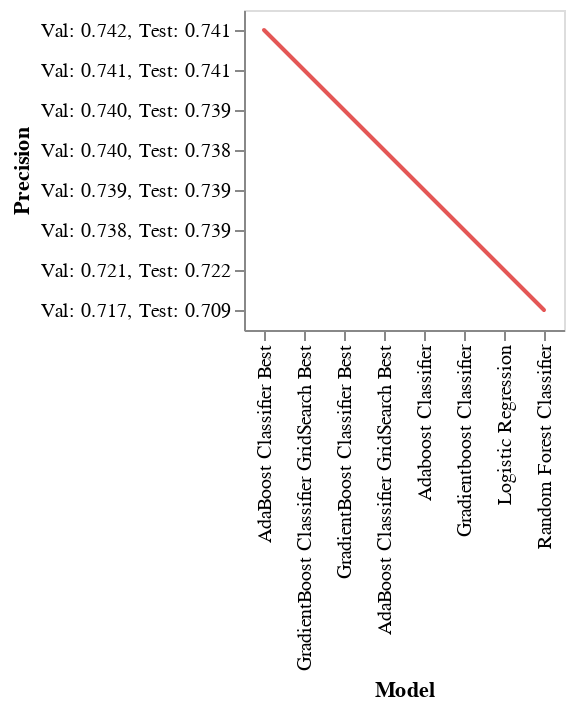

The notebook cell this image was saved under:
### Code cell
DeepnoteChart(sorted_results_df, """{"layer":[{"layer":[{"mark":{"clip":true,"type":"trail","color":"#e45756","tooltip":true},"encoding":{"x":{"sort":null,"type":"nominal","field":"Model","scale":{"type":"linear","zero":false}},"y":{"sort":null,"type":"nominal","field":"Precision","scale":{"type":"linear","zero":false}}}},{"mark":{"size":100,"type":"point","opacity":0,"tooltip":true},"encoding":{"x":{"sort":null,"type":"nominal","field":"Model","scale":{"type":"linear","zero":false}},"y":{"sort":null,"type":"nominal","field":"Precision","scale":{"type":"linear","zero":false}}}}]}],"title":"","config":{"legend":{}},"$schema":"https://vega.github.io/schema/vega-lite/v5.json","encoding":{}}""")

### Figure 1 — Vega-Lite specification as saved in the notebook (floating-point values rounded to 4 significant figures)
{"$schema": "https://vega.github.io/schema/vega-lite/v5.json", "config": {"legend": {}}, "data": {"values": [{"Accuracy": "Val: 0.736, Test: 0.735", "F1-Score": "Val: 0.734, Test: 0.734", "Model": "AdaBoost Classifier Best", "Precision": "Val: 0.742, Test: 0.741", "Recall": "Val: 0.736, Test: 0.735"}, {"Accuracy": "Val: 0.739, Test: 0.740", "F1-Score": "Val: 0.738, Test: 0.739", "Model": "GradientBoost Classifier GridSearch Best", "Precision": "Val: 0.741, Test: 0.741", "Recall": "Val: 0.739, Test: 0.740"}, {"Accuracy": "Val: 0.739, Test: 0.738", "F1-Score": "Val: 0.739, Test: 0.737", "Model": "GradientBoost Classifier Best", "Precision": "Val: 0.740, Test: 0.739", "Recall": "Val: 0.739, Test: 0.738"}, {"Accuracy": "Val: 0.735, Test: 0.733", "F1-Score": "Val: 0.734, Test: 0.732", "Model": "AdaBoost Classifier GridSearch Best", "Precision": "Val: 0.740, Test: 0.738", "Recall": "Val: 0.735, Test: 0.733"}, {"Accuracy": "Val: 0.734, Test: 0.735", "F1-Score": "Val: 0.733, Test: 0.733", "Model": "Adaboost Classifier", "Precision": "Val: 0.739, Test: 0.739", "Recall": "Val: 0.734, Test: 0.735"}, {"Accuracy": "Val: 0.737, Test: 0.738", "F1-Score": "Val: 0.736, Test: 0.738", "Model": "Gradientboost Classifier", "Precision": "Val: 0.738, Test: 0.739", "Recall": "Val: 0.737, Test: 0.738"}, {"Accuracy": "Val: 0.720, Test: 0.720", "F1-Score": "Val: 0.719, Test: 0.720", "Model": "Logistic Regression", "Precision": "Val: 0.721, Test: 0.722", "Recall": "Val: 0.720, Test: 0.720"}, {"Accuracy": "Val: 0.717, Test: 0.709", "F1-Score": "Val: 0.717, Test: 0.709", "Model": "Random Forest Classifier", "Precision": "Val: 0.717, Test: 0.709", "Recall": "Val: 0.717, Test: 0.709"}]}, "encoding": {}, "layer": [{"layer": [{"encoding": {"x": {"field": "Model", "scale": {"type": "linear", "zero": false}, "sort": null, "type": "nominal"}, "y": {"field": "Precision", "scale": {"type": "linear", "zero": false}, "sort": null, "type": "nominal"}}, "mark": {"clip": true, "color": "#e45756", "tooltip": true, "type": "trail"}}, {"encoding": {"x": {"field": "Model", "scale": {"type": "linear", "zero": false}, "sort": null, "type": "nominal"}, "y": {"field": "Precision", "scale": {"type": "linear", "zero": false}, "sort": null, "type": "nominal"}}, "mark": {"opacity": 0, "size": 100, "tooltip": true, "type": "point"}}]}], "title": ""}
